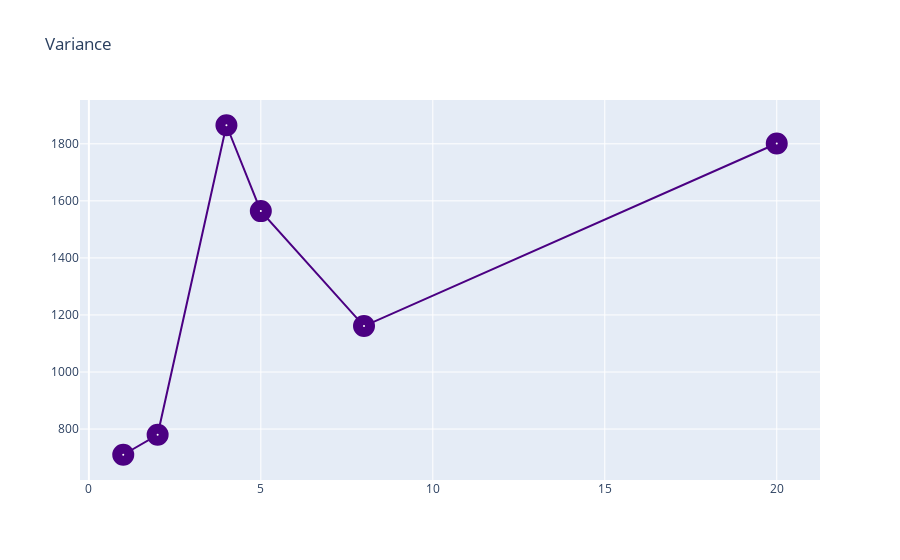

Here is the notebook cell this chart was saved with:
### Markdown cell above
## 16.2. Potting Variance

### Code cell
plt.figure(figsize=(10,10))
Variance = go.Scatter(x=metrics_df.degree,
                    y=metrics_df.variance,
                    name = "Variance",
                    line = dict(color = 'indigo'),
                    opacity = 1,
                    marker=dict(
                        color='white',
                        size=10,
                        line=dict(
                            width=12
                        )))

layout2 = dict(title='Variance',)

fig = dict(data=[Variance], layout=layout2)

iplot(fig)

### Figure 1 — Plotly figure (JSON) as saved in the notebook; plotly's stock layout.template omitted (floating-point values rounded to 4 significant figures)
{"data": [{"line": {"color": "indigo"}, "marker": {"color": "white", "line": {"width": 12}, "size": 10}, "name": "Variance", "opacity": 1, "type": "scatter", "x": [1.0, 2.0, 4.0, 5.0, 8.0, 20.0], "y": [710.0, 780.0, 1865.0, 1564.0, 1161.0, 1801.0]}], "layout": {"title": {"text": "Variance"}}}
